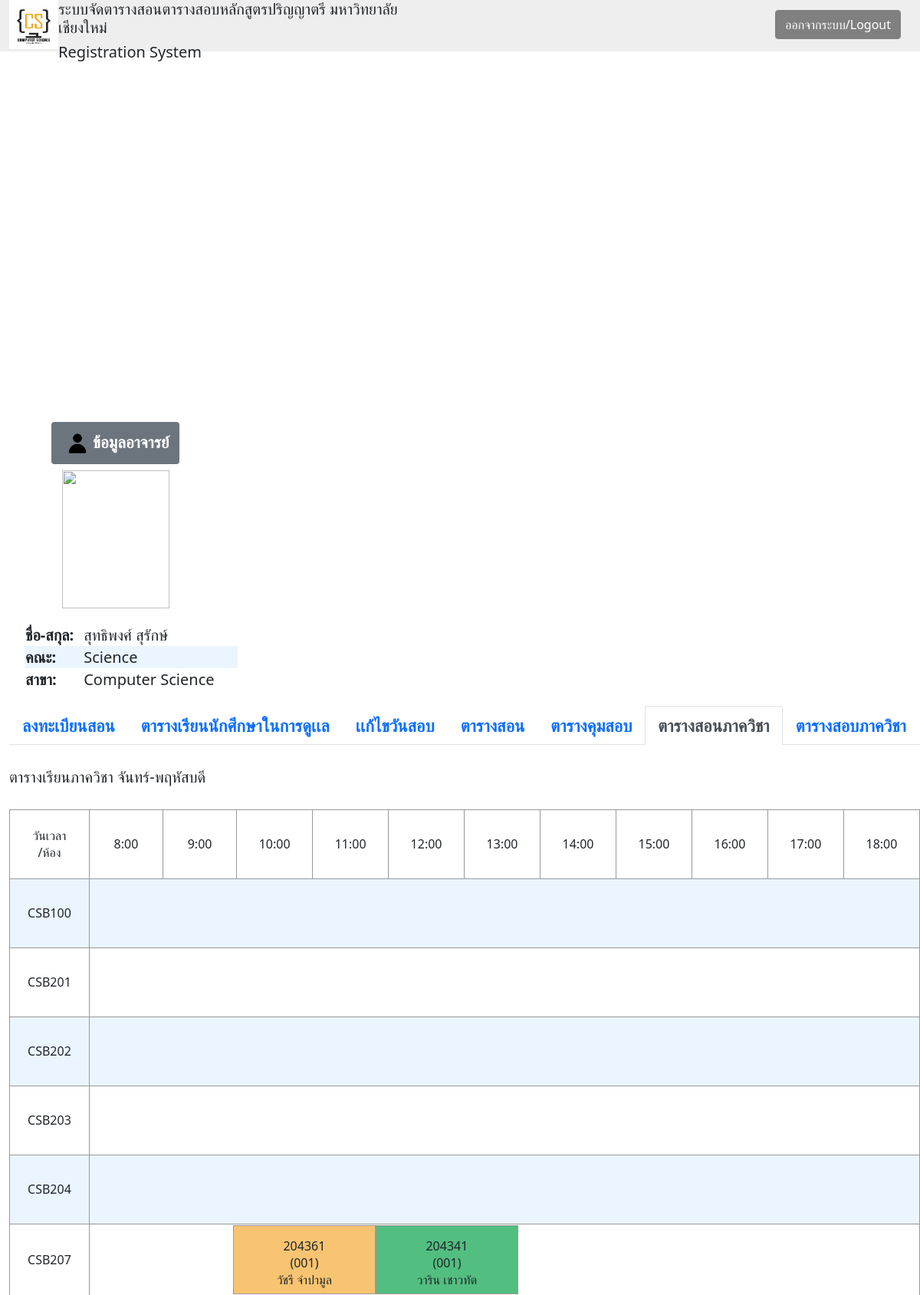
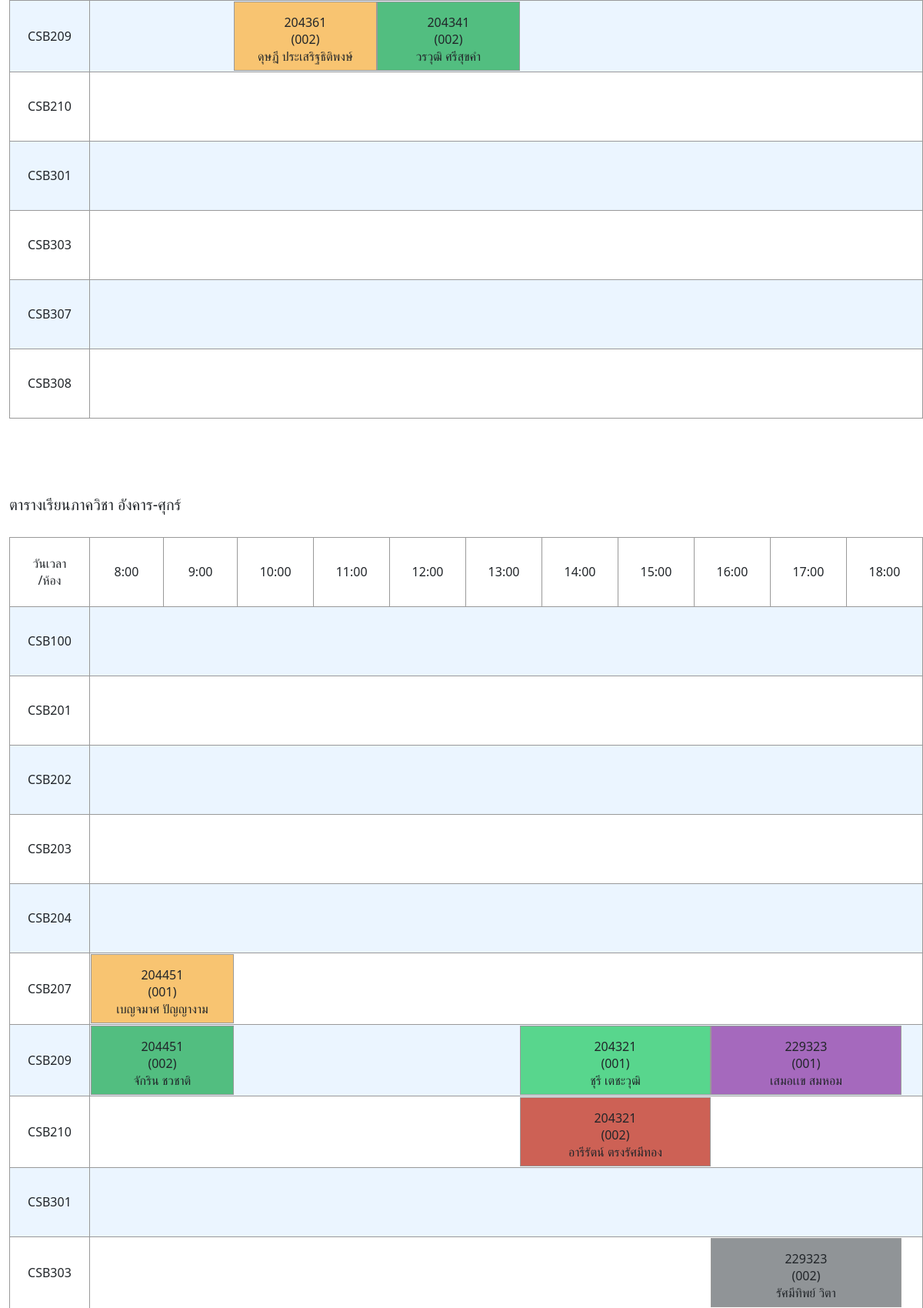
/RegWeb/DeptTeachTeacher.php (signed in, upper part), run on the app's committed database (2 pictures, top to bottom).
### tables this page shows
CREATE TABLE `teacher` (
  `t_ID` varchar(10) NOT NULL,
  `t_fname` varchar(30) NOT NULL,
  `t_lname` varchar(30) NOT NULL,
  `dt_ID` varchar(3) NOT NULL,
  `t_email` varchar(30) NOT NULL,
  `type` varchar(1) NOT NULL
);

CREATE TABLE `faculty` (
  `fac_ID` varchar(2) NOT NULL,
  `fac_name` varchar(30) NOT NULL
);

CREATE TABLE `department` (
  `dept_ID` varchar(3) NOT NULL,
  `dept_name` varchar(30) NOT NULL,
  `fac_ID` varchar(2) NOT NULL
);

CREATE TABLE `room` (
  `room_ID` varchar(8) NOT NULL,
  `capacity` int(3) DEFAULT NULL,
  `dr_ID` varchar(3) NOT NULL
);

CREATE TABLE `slot_time` (
  `study_day` varchar(3) NOT NULL,
  `study_start` varchar(5) NOT NULL,
  `study_finish` varchar(5) NOT NULL,
  `comp_slot` int(3) NOT NULL
);

CREATE TABLE `teach` (
  `t_ID` varchar(11) NOT NULL,
  `course_ID` varchar(11) NOT NULL,
  `t_sec` varchar(3) NOT NULL,
  `t_sem` varchar(1) NOT NULL,
  `t_year` varchar(2) NOT NULL,
  `comp_teach` varchar(50) NOT NULL
);

CREATE TABLE `schduling_lec` (
  `course_lecID` varchar(6) NOT NULL,
  `capacity` int(3) NOT NULL,
  `date` int(3) NOT NULL,
  `section` varchar(3) NOT NULL,
  `semester` varchar(1) NOT NULL,
  `year` varchar(3) NOT NULL,
  `comp_schduling` varchar(13) NOT NULL,
  `lab_room` varchar(8) DEFAULT NULL,
  `lec_room` varchar(8) NOT NULL
);

### RegWeb/DeptTeachTeacher.php (the view, shortened to what the rows shown need)
<?php include 'connect.php'; ?>
<?php
$username = $_SESSION['username_teacher'];
$teacher_info = "SELECT * FROM teacher,department,faculty where t_email = '$username' AND teacher.dt_ID = department.dept_ID AND department.fac_ID = faculty.fac_ID";
$rlt = mysqli_query($connect,$teacher_info)
?>
<html>
<link href="https://cdn.jsdelivr.net/npm/bootstrap@5.1.0/dist/css/bootstrap.min.css" rel="stylesheet">
<head></head>
<body>
<div class="container-fluid">
    <div class="row" style = "top: 15%; position: absolute;">
        <div class="col-md-auto" style =  " text-align: center;">
            <h3><span class="badge bg-secondary"><img src="picture/user_icon.png" width = "30" height = "30" style = "margin: 5px; ">ข้อมูลอาจารย์</span><h3>
             <table style = "text-align: left; margin: 20; font-size:20px;">
             <?php foreach($rlt as $data){ ?>
                <tr>
                    <td><strong>ชื่อ-สกุล: </strong></td>
                    <td><?=$data['t_fname'],' ',$data['t_lname']?></td>
                </tr>
                <tr>
                    <td><strong>คณะ: </strong></td>
                    <td><?=$data['fac_name']?></td>
                </tr>
                <tr>
                    <td><strong>สาขา: </strong></td>
                    <td><?=$data['dept_name']?></td>
                </tr>
                <?php } ?>
             </table>
        </div>
        <div class="col-md-auto" style =  "text-align: left;">
            <table class = "mix" style = "margin-top: 30; text-align: center; margin-bottom: 100;">
                    <?php $room_info = "SELECT * FROM room INNER JOIN teacher ON room.dr_ID = teacher.dt_ID WHERE teacher.t_email = '$username'";
                          $room = mysqli_query($connect,$room_info);
                    ?>
                    <?php foreach($room as $r){ ?>
                    <tr>
                        <td><?=$r['room_ID']?></td>
                        <td colspan = "11">
                                <?php
                                    $room_c = $r['room_ID'];
                                    $dept_course = "SELECT * FROM slot_time
                                    INNER JOIN schduling_lec
                                    ON slot_time.comp_slot = schduling_lec.date
                                    INNER JOIN course
                                    ON schduling_lec.course_lecID = course.course_ID
                                    INNER JOIN teach
                                    ON schduling_lec.course_lecID = teach.course_ID
                                    INNER JOIN teacher
                                    ON teach.t_ID = teacher.t_ID
                                    WHERE schduling_lec.lec_room = '$room_c' AND schduling_lec.section = teach.t_sec AND slot_time.study_day = 'MTh'
                                    ORDER BY slot_time.comp_slot";
                                    $dept_c = mysqli_query($connect,$dept_course);
                                ?>
                                 <div class="row row-cols-6" style = "margin-left: 0;">
                                    <?php $showcolor; $pixel = 992; $count = 0; $color = array("#F8C471", "#52BE80", "#58D68D", "#A569BD", "#CD6155", "#909497", "#F1948A", "#E59866"); $subject = array();
                                        foreach($dept_c as $dept_c){
                                        $pi_sub = 0;
                                        $C1 = strval($dept_c['study_start']);
                                        $Part1 = substr($C1, 0, 1);
                                        $Part2 = substr($C1, 1, 1);
                                        $Part3 = substr($C1, 2, 1);
                                        $Part4 = substr($C1, 3, 1);
                                        if ($Part1 == 1){
                                            $pi_sub = (((int)($Part1)) * 1240) + (((int)($Part2)) * 124) + ((((int)($Part4))/3) * 62);
                                        }
                                        else{
                                            $pi_sub = (((int)($Part1)) * 124) + ((((int)($Part3))/3) * 62);
                                        }
                                        $Remain = $pi_sub - $pixel;
                                        $pixel += $Remain;
                                        while($Remain != 0){
                                            if($Remain >= 124){
                                                echo "<div class='col' style = 'width: 124px; height: 90px; text-align: center; padding:30;'></div>";
                                                $Remain -= 124;
                                            }
                                            else if ($Remain >= 62){
                                                echo "<div class='col' style = 'width: 62px; height: 90px; text-align: center; padding:30;'></div>";
                                                $Remain -= 62;
                                            }
                                        }
                                        $C2 = strval($dept_c['study_finish']);
                                        $Part1_stop = substr($C2, 0, 1);
                                        $Part2_stop = substr($C2, 1, 1);
                                        $Part3_stop = substr($C2, 2, 1);
                                        $Part4_stop = substr($C2, 3, 1);
                                        $stop = 0;
                                        if ($Part1_stop == 1){
                                            $stop = (((int)($Part1_stop)) * 1240) + (((int)($Part2_stop)) * 124) + ((((int)($Part4_stop))/3) * 62);
                                        }
                                        else{
                                            $stop = (((int)($Part1_stop)) * 124) + ((((int)($Part3_stop))/3) * 62);
                                        }
                                        $Study_time = $stop - $pi_sub;
                                        $pixel += $Study_time;
                                        if (in_array($dept_c['course_ID'], $subject)){
                                            $showcolor = $subject[$dept_c['course_ID']];
                                        }
                                        else{
                                            $subject[$dept_c['course_ID']] = $color[$count];
                                            $showcolor = $color[$count];
                                            $count += 1;
                                        }?>
                                        <div class="col" style = "border: 1px solid #999; width: <?=$Study_time?>px; height: 90px; text-align: center; padding:15; background-color: <?=$showcolor?>"><?=$dept_c['course_ID']?><br><?='(',$dept_c['section'],')'?><br><?=$dept_c['t_fname'],' ',$dept_c['t_lname']?></div>
                                    <?php } ?>
                                </div>
                        </td>
                        <?php } ?>
                    </tr>
                </table>
                <table class = "mix" style = "margin-top: 30; text-align: center; margin-bottom: 100;">
                    <?php $room_info = "SELECT * FROM room INNER JOIN teacher ON room.dr_ID = teacher.dt_ID WHERE teacher.t_email = '$username'";
                          $room = mysqli_query($connect,$room_info);
                    ?>
                    <?php foreach($room as $r){ ?>
                    <tr>
                        <td><?=$r['room_ID']?></td>
                        <td colspan = "11">
                                <?php
                                    $room_c = $r['room_ID'];
                                    $dept_course = "SELECT * FROM slot_time
                                    INNER JOIN schduling_lec
                                    ON slot_time.comp_slot = schduling_lec.date
                                    INNER JOIN course
                                    ON schduling_lec.course_lecID = course.course_ID
                                    INNER JOIN teach
                                    ON schduling_lec.course_lecID = teach.course_ID
                                    INNER JOIN teacher
                                    ON teach.t_ID = teacher.t_ID
                                    WHERE schduling_lec.lec_room = '$room_c' AND schduling_lec.section = teach.t_sec AND slot_time.study_day = 'TuF'
                                    ORDER BY slot_time.comp_slot";
                                    $dept_c = mysqli_query($connect,$dept_course);
                                ?>
                                 <div class="row row-cols-6" style = "margin-left: 0;">
                                    <?php $pixel = 992;
                                        foreach($dept_c as $dept_c){
                                        $pi_sub = 0;
                                        $C1 = strval($dept_c['study_start']);
                                        $Part1 = substr($C1, 0, 1);
                                        $Part2 = substr($C1, 1, 1);
                                        $Part3 = substr($C1, 2, 1);
                                        $Part4 = substr($C1, 3, 1);
                                        if ($Part1 == 1){
                                            $pi_sub = (((int)($Part1)) * 1240) + (((int)($Part2)) * 124) + ((((int)($Part4))/3) * 62);
                                        }
                                        else{
                                            $pi_sub = (((int)($Part1)) * 124) + ((((int)($Part3))/3) * 62);
                                        }
                                        $Remain = $pi_sub - $pixel;
                                        $pixel += $Remain;
                                        while($Remain != 0){
                                            if($Remain >= 124){
                                                echo "<div class='col' style = 'width: 124px; height: 90px; text-align: center; padding:30;'></div>";
                                                $Remain -= 124;
                                            }
                                            else if ($Remain >= 62){
                                                echo "<div class='col' style = 'width: 62px; height: 90px; text-align: center; padding:30;'></div>";
                                                $Remain -= 62;
                                            }
                                        }
                                        $C2 = strval($dept_c['study_finish']);
                                        $Part1_stop = substr($C2, 0, 1);
                                        $Part2_stop = substr($C2, 1, 1);
                                        $Part3_stop = substr($C2, 2, 1);
                                        $Part4_stop = substr($C2, 3, 1);
                                        $stop = 0;
                                        if ($Part1_stop == 1){
                                            $stop = (((int)($Part1_stop)) * 1240) + (((int)($Part2_stop)) * 124) + ((((int)($Part4_stop))/3) * 62);
                                        }
                                        else{
                                            $stop = (((int)($Part1_stop)) * 124) + ((((int)($Part3_stop))/3) * 62);
                                        }
                                        $Study_time = $stop - $pi_sub;
                                        $pixel += $Study_time;
                                        if (in_array($dept_c['course_ID'], $subject)){
                                            $showcolor = $subject[$dept_c['course_ID']];
                                        }
                                        else{
                                            $subject[$dept_c['course_ID']] = $color[$count];
                                            $showcolor = $color[$count];
                                            $count += 1;
                                        }?>
                                        <div class="col" style = "border: 1px solid #999; width: <?=$Study_time?>px; height: 90px; text-align: center; padding:15; background-color: <?=$showcolor?>"><?=$dept_c['course_ID']?><br><?='(',$dept_c['section'],')'?><br><?=$dept_c['t_fname'],' ',$dept_c['t_lname']?></div>
                                    <?php } ?>
                                </div>
                        </td>
                        <?php } ?>
                    </tr>
                </table>
        </div>
    </div>
</div>
</body>
</html>

### data on the page
teacher: t_fname "สุทธิพงศ์", t_lname "สุรักษ์", faculty.fac_name "Science", dt_ID.dept_name "Computer Science"
room: room_ID "CSB100"
room: room_ID "CSB201"
room: room_ID "CSB202"
room: room_ID "CSB203"
room: room_ID "CSB204"
room: room_ID "CSB207"
slot_time: $Study_time 186 (drawn), teach.course_ID "204361", schduling_lec.section "001", teacher.t_fname "วัชรี", teacher.t_lname "จำปามูล", schduling_lec.section "002", teacher.t_fname "ดุษฎี", teacher.t_lname "ประเสริฐธิติพงษ์"
slot_time: $Study_time 186 (drawn), teach.course_ID "204341", schduling_lec.section "001", teacher.t_fname "วาริน", teacher.t_lname "เชาวทัต", schduling_lec.section "002", teacher.t_fname "วรวุฒิ", teacher.t_lname "ศรีสุขคำ"
room: room_ID "CSB209"
room: room_ID "CSB210"
room: room_ID "CSB301"
room: room_ID "CSB303"
room: room_ID "CSB307"
room: room_ID "CSB308"
slot_time: $Study_time 186 (drawn), teach.course_ID "204451", schduling_lec.section "001", teacher.t_fname "เบญจมาศ", teacher.t_lname "ปัญญางาม", schduling_lec.section "002", teacher.t_fname "จักริน", teacher.t_lname "ชวชาติ"
slot_time: $Study_time 248 (drawn), teach.course_ID "204321", schduling_lec.section "001", teacher.t_fname "ชุรี", teacher.t_lname "เตชะวุฒิ", schduling_lec.section "002", teacher.t_fname "อารีรัตน์", teacher.t_lname "ตรงรัศมีทอง"
slot_time: $Study_time 248 (drawn), teach.course_ID "229323", schduling_lec.section "001", teacher.t_fname "เสมอเเข", teacher.t_lname "สมหอม", schduling_lec.section "002", teacher.t_fname "รัศมีทิพย์", teacher.t_lname "วิตา"
